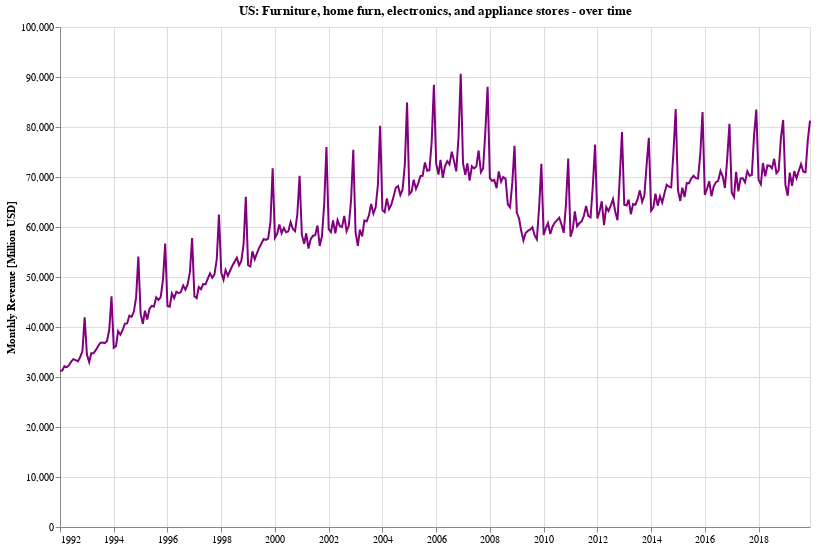

This figure's notebook cell:
### Markdown cell above
### What is the trend for home furnishing retail stores?

### Code cell
def doLineChartFor(metric, df, yLabel='Monthly Revenue [Million USD]', color='purple'):
    return alt.Chart(df.reset_index()).mark_line(color=color).encode(
        alt.X('dt', axis=alt.Axis(title='')),
        alt.Y('{}:Q'.format(metric), axis=alt.Axis(title=yLabel)),
        tooltip=[alt.Tooltip('dt:T'), alt.Tooltip('{}:Q'.format(metric))]
    ).properties(
        title='US: {} - over time'.format(metric),
        height=500,
        width=750
    )
    
doLineChartFor('Furniture, home furn, electronics, and appliance stores', df_combined)

### Figure 1 — Vega-Lite specification as saved in the notebook (floating-point values rounded to 4 significant figures; data arrays with more than 128 entries replaced by an {"elided": "..."} marker saying what was removed)
{"config": {"view": {"continuousWidth": 400, "continuousHeight": 300}}, "data": {"name": "data-4dea6bc975f864153a38445d1af22b8e"}, "mark": {"type": "line", "color": "purple"}, "encoding": {"tooltip": [{"type": "temporal", "field": "dt"}, {"type": "quantitative", "field": "Furniture, home furn, electronics, and appliance stores"}], "x": {"type": "temporal", "axis": {"title": ""}, "field": "dt"}, "y": {"type": "quantitative", "axis": {"title": "Monthly Revenue [Million USD]"}, "field": "Furniture, home furn, electronics, and appliance stores"}}, "height": 500, "title": "US: Furniture, home furn, electronics, and appliance stores - over time", "width": 750, "$schema": "https://vega.github.io/schema/vega-lite/v4.0.2.json", "datasets": {"data-4dea6bc975f864153a38445d1af22b8e": {"elided": "336 records"}}}
